Frame 1 (no input): blank canvas, image omitted
Frame 60 (the mouse pressed at the canvas centre just before this capture): blank canvas, image omitted
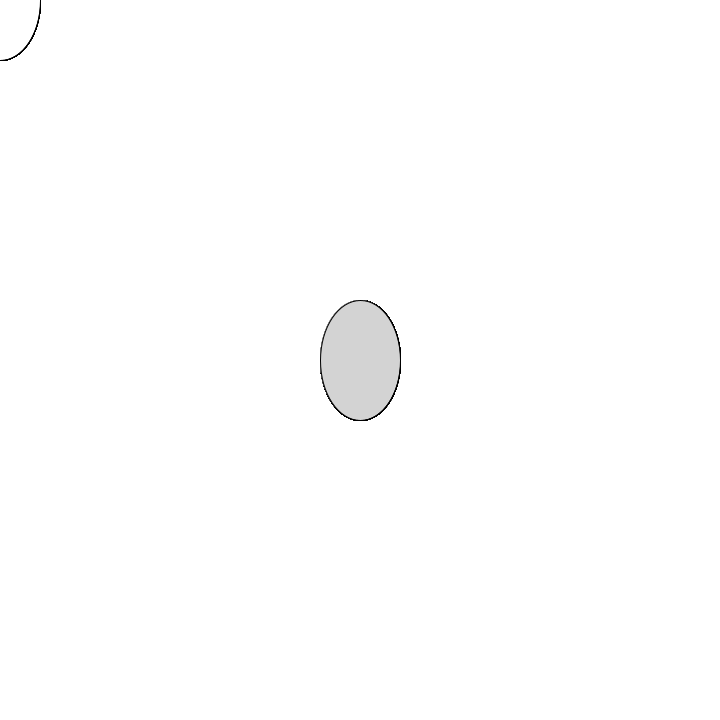
Frame 120 (the mouse held since frame 60 and released just before this capture)

The Processing sketch whose frames 1 and 60 were blank and that drew this single picture after the mouse press (run headless with seeded random() and noise(); from frame 60 on, the mouse is pressed at the canvas centre):

// Processing sketch: Circle_trail
// ── Circle_trail.pde
void setup() {
  size(720, 720);
  background(#ffffff);
}

void draw() {
  if (mousePressed) {
    fill(#D3D3D3);
  } else {
    fill(#ffffff);
  }
  ellipse(mouseX, mouseY, 80, 120);
}
